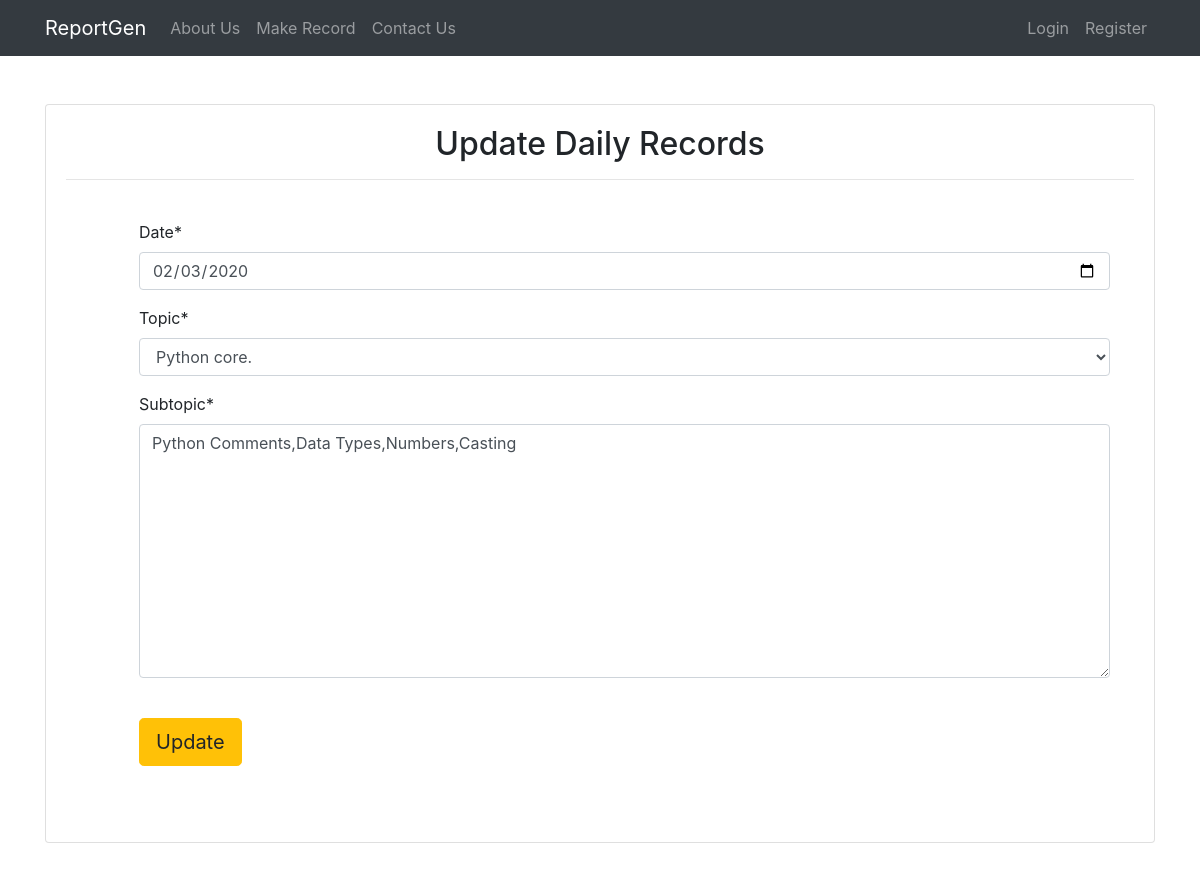
Screenshot of /uprecord/2/ with the database file from the repository.
### reportapp/models.py (models this page shows, shortened)
class subtopic1(models.Model):
    user = models.ForeignKey(User,on_delete=models.CASCADE)
    date = models.DateField(default=date.today,blank=True)
    topic = models.ForeignKey(topic1,on_delete=models.CASCADE)
    subtopic = models.CharField(max_length=1000)

class topic1(models.Model):
    user = models.ForeignKey(User,on_delete=models.CASCADE)
    topic = models.CharField(max_length = 100)
    date = models.DateField(default=date.today,blank=True)
    def __str__(self):
        return self.topic

### reportapp/views.py (the view, shortened to what this page needs)
# urls.py: path('uprecord/<subtopicid>/',uprecordview.as_view(),name='uprecord'),
class uprecordview(View):
    def get(self,request,subtopicid,*args,**kwargs):
        rid = subtopic1.objects.get(id=subtopicid)
        subtopic_form = subtopicform(instance=rid)
        return render(request,'updatedailyrec.html',{'subtopic_form':subtopic_form})

### reportapp/forms.py
class subtopicform(forms.ModelForm):
    subtopic = forms.CharField(widget = forms.Textarea)
    date = forms.DateField(widget=DateInput)
    class Meta:
        model = subtopic1
        exclude = ['user']
        fields = '__all__'

### template/updatedailyrec.html (shortened to what this page needs)
<!DOCTYPE html>
{% extends 'master.html' %}
{% load crispy_forms_tags %}
{% block content %}
<center>
    <div class="container mt-5 mb-5">
        <div class="card">
            <div class="card-body">
              <h2 class="card-title text-center">Update Daily Records</h2>
              <hr>
            <table class="table table-borderless">
                <tr>
                  <td>
            </td>
            <td>
              <form action="" class="uniForm" method="POST" enctype="multipart/form-data">
              <table class="table">
                  <tr>
                    <td>{{ subtopic_form|crispy }}</td>
                  </tr>
                  <tr>
                    <td>   <button type="button" class="btn btn-warning btn-lg" data-toggle="modal" data-target="#exampleModal">
                      Update
                    </button>
                  </td>
                  </tr>
              </table>
                  </form>
                  </td>
                  </tr>
            </table>
            </div>
        </div>
    </div>
</center>
{% endblock %}

### rows the page displays
subtopic1: date "02/03/2020", subtopic "Python Comments,Data Types,Numbers,Casting"
topic1: topic "Python core."
